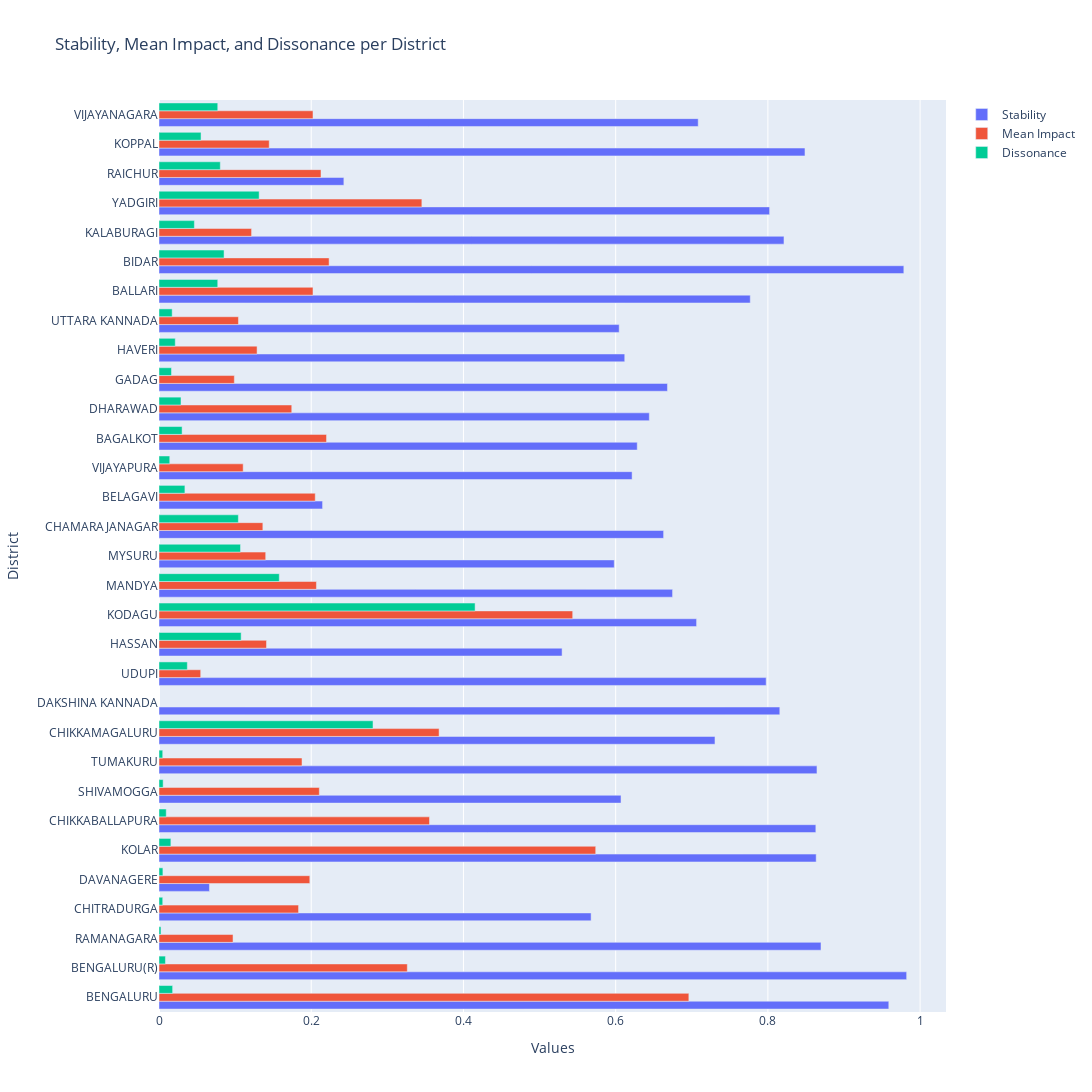

Notebook code cell kept with this figure:
### Code cell
import plotly.graph_objects as go
filtered_df = result_df[['node','stability','Mean_Impact','Dissonance']]
filtered_df
# Create a bar plot
fig = go.Figure()

# Add bars for each category
fig.add_trace(go.Bar(
    y=filtered_df['node'],
    x=filtered_df['stability'],
    name='Stability',
    orientation='h'
))

fig.add_trace(go.Bar(
    y=filtered_df['node'],
    x=filtered_df['Mean_Impact'],
    name='Mean Impact',
    orientation='h'
))

fig.add_trace(go.Bar(
    y=filtered_df['node'],
    x=filtered_df['Dissonance'],
    name='Dissonance',
    orientation='h'
))

# Update layout with increased plot size
fig.update_layout(
    title='Stability, Mean Impact, and Dissonance per District',
    barmode='group',  # Group bars together
    xaxis_title='Values',
    yaxis_title='District',
    width=1200,  # Increase width
    height=1200   # Increase height
)

# Show the plot
fig.show()

### Figure 1 — Plotly figure (JSON) as saved in the notebook; plotly's stock layout.template omitted (floating-point values rounded to 4 significant figures)
{"data": [{"name": "Stability", "orientation": "h", "type": "bar", "x": [0.9589, 0.9823, 0.8698, 0.5677, 0.06628, 0.8634, 0.863, 0.607, 0.8645, 0.7305, 0.8156, 0.7977, 0.5296, 0.7063, 0.6747, 0.5982, 0.663, 0.2149, 0.6216, 0.6283, 0.6442, 0.6681, 0.6119, 0.6046, 0.7768, 0.9786, 0.8211, 0.8022, 0.2429, 0.8487, 0.7084], "y": ["BENGALURU", "BENGALURU(R)", "RAMANAGARA", "CHITRADURGA", "DAVANAGERE", "KOLAR", "CHIKKABALLAPURA", "SHIVAMOGGA", "TUMAKURU", "CHIKKAMAGALURU", "DAKSHINA KANNADA", "UDUPI", "HASSAN", "KODAGU", "MANDYA", "MYSURU", "CHAMARAJANAGAR", "BELAGAVI", "VIJAYAPURA", "BAGALKOT", "DHARAWAD", "GADAG", "HAVERI", "UTTARA KANNADA", "BALLARI", "BIDAR", "KALABURAGI", "YADGIRI", "RAICHUR", "KOPPAL", "VIJAYANAGARA"]}, {"name": "Mean Impact", "orientation": "h", "type": "bar", "x": [0.6962, 0.3262, 0.09727, 0.1833, 0.1981, 0.5738, 0.3554, 0.2106, 0.1879, 0.368, null, 0.05478, 0.1412, 0.5435, 0.2068, 0.1402, 0.1364, 0.2053, 0.1106, 0.2201, 0.1744, 0.09899, 0.1289, 0.1044, 0.2023, 0.2235, 0.1216, 0.3454, 0.2128, 0.1448, 0.2023], "y": ["BENGALURU", "BENGALURU(R)", "RAMANAGARA", "CHITRADURGA", "DAVANAGERE", "KOLAR", "CHIKKABALLAPURA", "SHIVAMOGGA", "TUMAKURU", "CHIKKAMAGALURU", "DAKSHINA KANNADA", "UDUPI", "HASSAN", "KODAGU", "MANDYA", "MYSURU", "CHAMARAJANAGAR", "BELAGAVI", "VIJAYAPURA", "BAGALKOT", "DHARAWAD", "GADAG", "HAVERI", "UTTARA KANNADA", "BALLARI", "BIDAR", "KALABURAGI", "YADGIRI", "RAICHUR", "KOPPAL", "VIJAYANAGARA"]}, {"name": "Dissonance", "orientation": "h", "type": "bar", "x": [0.0179, 0.008455, 0.002588, 0.004894, 0.005134, 0.01561, 0.009514, 0.005457, 0.00489, 0.2812, null, 0.03723, 0.1079, 0.4153, 0.158, 0.1071, 0.1043, 0.03404, 0.01412, 0.03035, 0.02892, 0.0164, 0.02136, 0.01731, 0.07719, 0.08547, 0.04648, 0.1316, 0.08054, 0.05524, 0.07719], "y": ["BENGALURU", "BENGALURU(R)", "RAMANAGARA", "CHITRADURGA", "DAVANAGERE", "KOLAR", "CHIKKABALLAPURA", "SHIVAMOGGA", "TUMAKURU", "CHIKKAMAGALURU", "DAKSHINA KANNADA", "UDUPI", "HASSAN", "KODAGU", "MANDYA", "MYSURU", "CHAMARAJANAGAR", "BELAGAVI", "VIJAYAPURA", "BAGALKOT", "DHARAWAD", "GADAG", "HAVERI", "UTTARA KANNADA", "BALLARI", "BIDAR", "KALABURAGI", "YADGIRI", "RAICHUR", "KOPPAL", "VIJAYANAGARA"]}], "layout": {"barmode": "group", "height": 1200, "title": {"text": "Stability, Mean Impact, and Dissonance per District"}, "width": 1200, "xaxis": {"title": {"text": "Values"}}, "yaxis": {"title": {"text": "District"}}}}
